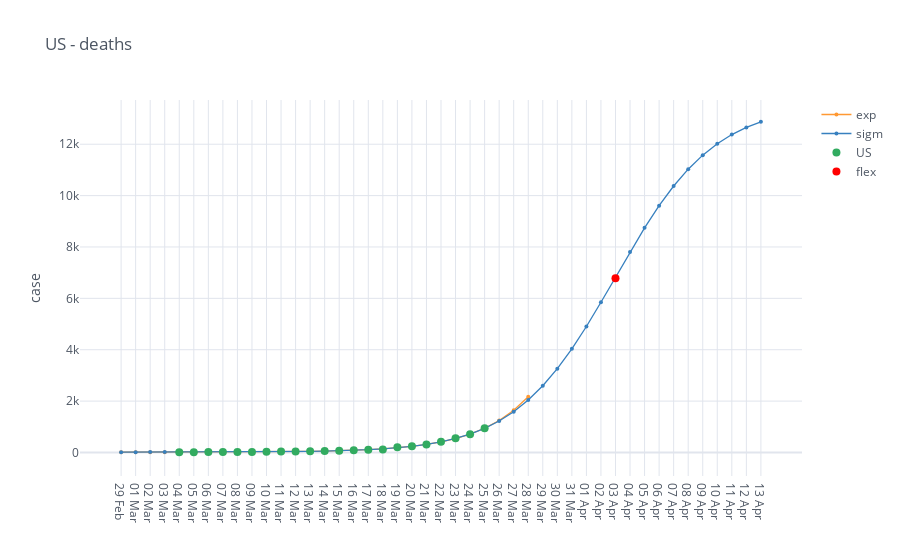

Source (notebook cell):
### Code cell
death_cases = io.world_load_cases(io.get_filename_death_cases(), [country])
condition = death_cases[country] >= 10
death_cases = death_cases[condition]
# deaths
fig_analysis = mp.iplot_analysis_plot(death_cases, title=country + ' - deaths', log_fitting=False)
fig_analysis.show()

### Figure 1 — Plotly figure (JSON) as saved in the notebook; plotly's stock layout.template omitted (floating-point values rounded to 4 significant figures)
{"data": [{"line": {"color": "rgba(255, 153, 51, 1.0)", "dash": "solid", "shape": "linear", "width": 1.3}, "marker": {"size": 4, "symbol": "circle"}, "mode": "lines+markers", "name": "exp", "text": "", "type": "scatter", "x": ["29 Feb", "01 Mar", "02 Mar", "03 Mar", "04 Mar", "05 Mar", "06 Mar", "07 Mar", "08 Mar", "09 Mar", "10 Mar", "11 Mar", "12 Mar", "13 Mar", "14 Mar", "15 Mar", "16 Mar", "17 Mar", "18 Mar", "19 Mar", "20 Mar", "21 Mar", "22 Mar", "23 Mar", "24 Mar", "25 Mar", "26 Mar", "27 Mar", "28 Mar", "29 Mar", "30 Mar", "31 Mar", "01 Apr", "02 Apr", "03 Apr", "04 Apr", "05 Apr", "06 Apr", "07 Apr", "08 Apr", "09 Apr", "10 Apr", "11 Apr", "12 Apr", "13 Apr"], "y": [11.81, 12.08, 12.45, 12.93, 13.57, 14.41, 15.53, 17.01, 18.97, 21.55, 24.97, 29.5, 35.49, 43.4, 53.88, 67.74, 86.06, 110.3, 142.4, 184.8, 240.9, 315.1, 413.3, 543.1, 714.9, 942.1, 1243.0, 1640.0, 2166.0, "", "", "", "", "", "", "", "", "", "", "", "", "", "", "", ""]}, {"line": {"color": "rgba(55, 128, 191, 1.0)", "dash": "solid", "shape": "linear", "width": 1.3}, "marker": {"size": 4, "symbol": "circle"}, "mode": "lines+markers", "name": "sigm", "text": "", "type": "scatter", "x": ["29 Feb", "01 Mar", "02 Mar", "03 Mar", "04 Mar", "05 Mar", "06 Mar", "07 Mar", "08 Mar", "09 Mar", "10 Mar", "11 Mar", "12 Mar", "13 Mar", "14 Mar", "15 Mar", "16 Mar", "17 Mar", "18 Mar", "19 Mar", "20 Mar", "21 Mar", "22 Mar", "23 Mar", "24 Mar", "25 Mar", "26 Mar", "27 Mar", "28 Mar", "29 Mar", "30 Mar", "31 Mar", "01 Apr", "02 Apr", "03 Apr", "04 Apr", "05 Apr", "06 Apr", "07 Apr", "08 Apr", "09 Apr", "10 Apr", "11 Apr", "12 Apr", "13 Apr"], "y": [13.42, 13.65, 13.96, 14.37, 14.92, 15.66, 16.65, 17.97, 19.74, 22.1, 25.27, 29.5, 35.16, 42.74, 52.86, 66.39, 84.45, 108.6, 140.7, 183.4, 240.3, 315.6, 415.1, 545.9, 717.0, 939.1, 1225.0, 1587.0, 2041.0, 2596.0, 3261.0, 4034.0, 4904.0, 5847.0, 6829.0, 7809.0, 8746.0, 9609.0, 10370.0, 11030.0, 11580.0, 12020.0, 12380.0, 12660.0, 12870.0]}, {"line": {"color": "rgba(50, 171, 96, 1.0)", "dash": "solid", "shape": "linear", "width": 1.3}, "marker": {"size": 8, "symbol": "circle"}, "mode": "markers", "name": "US", "text": "", "type": "scatter", "x": ["29 Feb", "01 Mar", "02 Mar", "03 Mar", "04 Mar", "05 Mar", "06 Mar", "07 Mar", "08 Mar", "09 Mar", "10 Mar", "11 Mar", "12 Mar", "13 Mar", "14 Mar", "15 Mar", "16 Mar", "17 Mar", "18 Mar", "19 Mar", "20 Mar", "21 Mar", "22 Mar", "23 Mar", "24 Mar", "25 Mar", "26 Mar", "27 Mar", "28 Mar", "29 Mar", "30 Mar", "31 Mar", "01 Apr", "02 Apr", "03 Apr", "04 Apr", "05 Apr", "06 Apr", "07 Apr", "08 Apr", "09 Apr", "10 Apr", "11 Apr", "12 Apr", "13 Apr"], "y": ["", "", "", "", 11.0, 12.0, 14.0, 17.0, 21.0, 22.0, 28.0, 36.0, 40.0, 47.0, 54.0, 63.0, 85.0, 108.0, 118.0, 200.0, 244.0, 307.0, 417.0, 557.0, 706.0, 942.0, "", "", "", "", "", "", "", "", "", "", "", "", "", "", "", "", "", "", ""]}, {"marker": {"color": "rgba(255, 0, 0, 125)", "size": 8}, "mode": "markers", "name": "flex", "type": "scatter", "x": ["03 Apr"], "y": [6787.0]}], "layout": {"legend": {"bgcolor": "#FFFFFF", "font": {"color": "#4D5663"}}, "paper_bgcolor": "#FFFFFF", "plot_bgcolor": "#FFFFFF", "title": {"font": {"color": "#4D5663"}, "text": "US - deaths"}, "xaxis": {"gridcolor": "#E1E5ED", "showgrid": true, "tickfont": {"color": "#4D5663"}, "title": {"font": {"color": "#4D5663"}, "text": ""}, "zerolinecolor": "#E1E5ED"}, "yaxis": {"gridcolor": "#E1E5ED", "showgrid": true, "tickfont": {"color": "#4D5663"}, "title": {"font": {"color": "#4D5663"}, "text": "case"}, "zerolinecolor": "#E1E5ED"}}}
